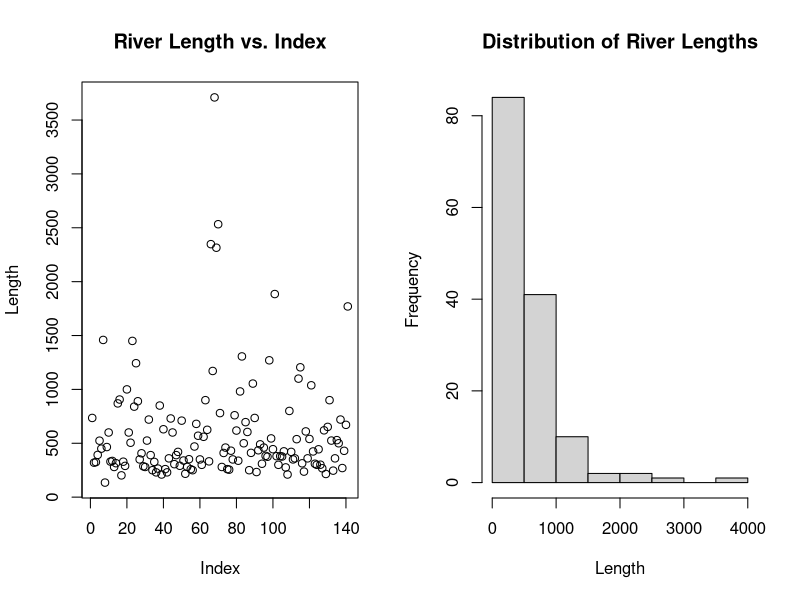

The R source for this figure:
## ---- chunk 1
knitr::opts_chunk$set(echo = TRUE)
## ---- chunk 2
par(mfrow=c(1,2))
plot(rivers, main="River Length vs. Index", ylab="Length")
hist(rivers, main="Distribution of River Lengths", xlab="Length")
